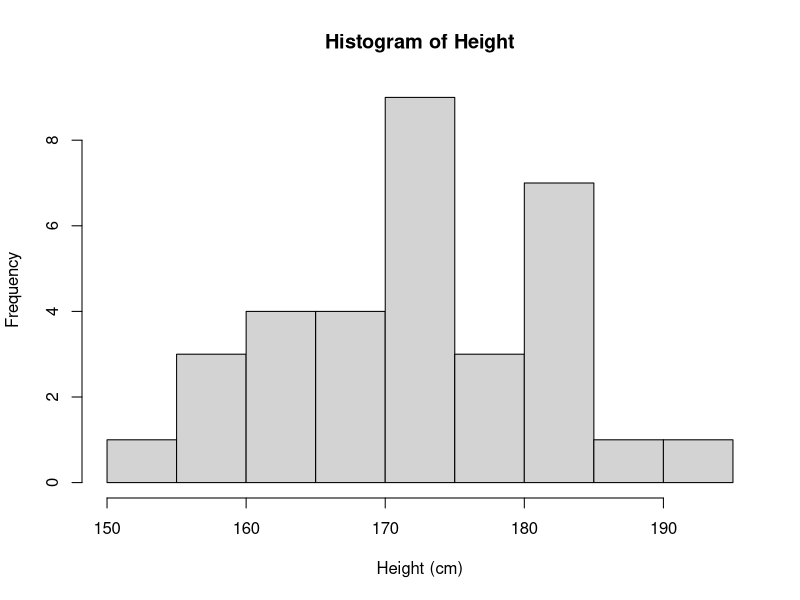
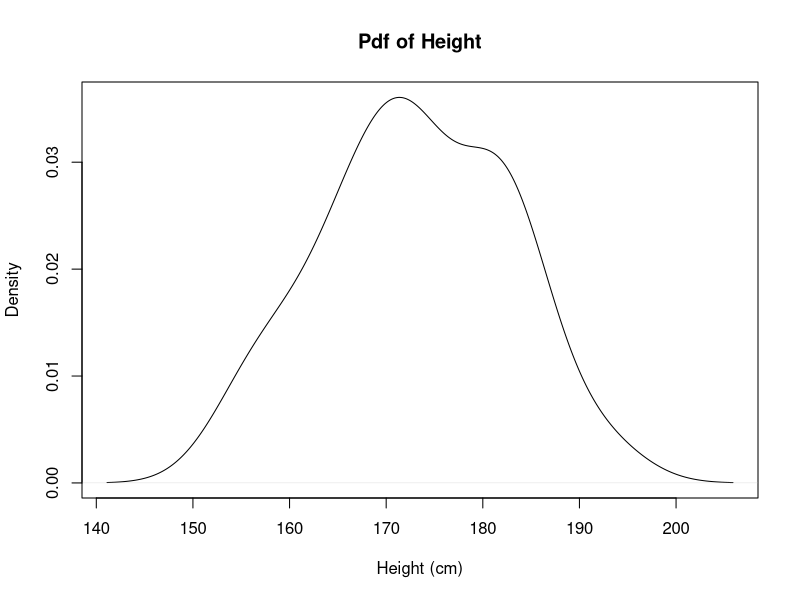
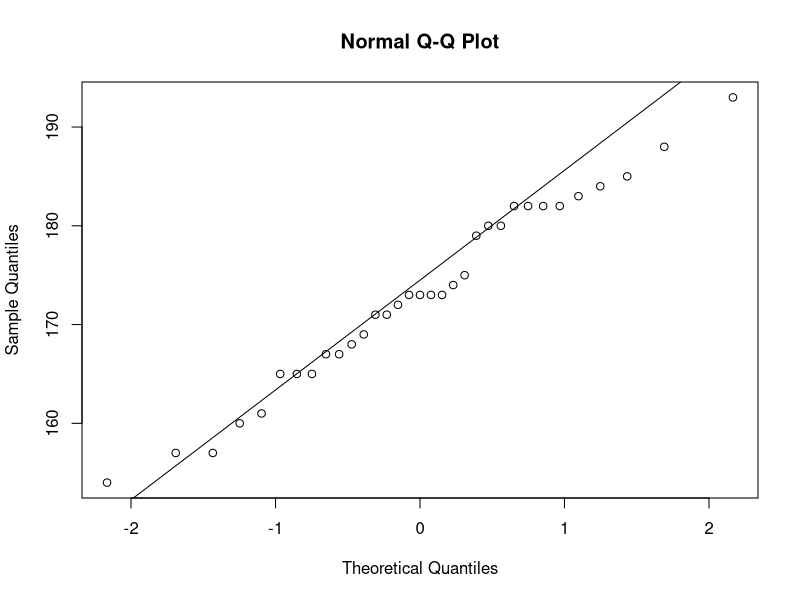

The R script that drew these images, in order:
###############
# Data Analysis
###############

# Packages
#library() # load our packages here

# Import data
data <- read.csv("Data_height.csv")

# Explore data
summary(data)
str(data)
head(data)

# Visualise
hist(data$height,
     #breaks = 12,
     main = "Histogram of Height",
     xlab = "Height (cm)"
     )

plot(density(data$height),
     main = "Pdf of Height",
     xlab = "Height (cm)"
     )

?hist
?density

# Use a QQ plot to determine if our height variable is
# normally distributed
qqnorm(data$height)
qqline(data$height,
       distribution = qnorm)

?qqnorm

# Calculate 90 percent confidence intervals using normal distribution
CI_lower <- qnorm(0.05, 
                  mean = mean(data$height), 
                  sd = (sd(data$height)/sqrt(length(data$height))) # the equation for the standard error of the mean
)

CI_upper <- qnorm(0.95,
                  mean = mean(data$height),
                  sd = (sd(data$height)/sqrt(length(data$height)))
)

matrix(c(CI_lower, CI_upper), ncol = 2,
       dimnames = list("",c("Lower", "Upper")))

# Calculate 90 percent confidence intervals using a t distribution
se <- sd(data$height)/sqrt(length(data$height)) # Create an object with our standard error
t_score <- qt(.05, df = length(data$height)-1, lower.tail = FALSE)
CI_lower_t <- mean(data$height) - (se * t_score)
CI_upper_t <- mean(data$height) + (se * t_score)

# Check our working
t.test(data$height, conf.level = 0.9, alternative = "two.sided")       
